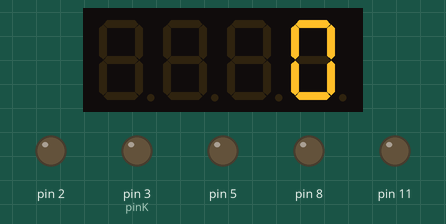
The sketch below on a simulated Arduino Uno, built with avr-gcc and run on an emulated ATmega328P. Shown: 4-digit seven-segment display, output pins drawn as LEDs (lit = HIGH).

Above: at 0.18 s.
At 5.15 s:
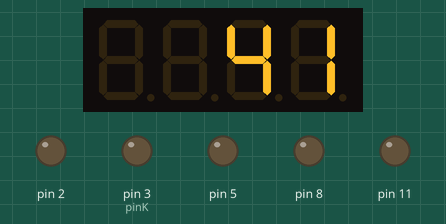
At 10.12 s:
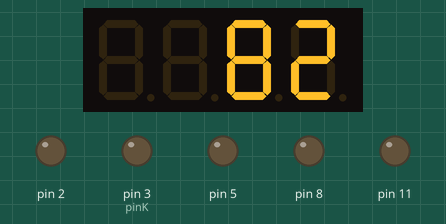
At 20.06 s:
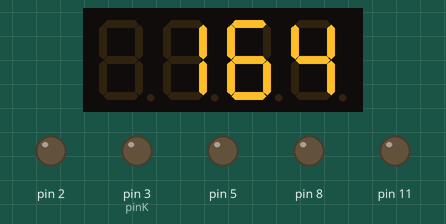
At 30.0 s:
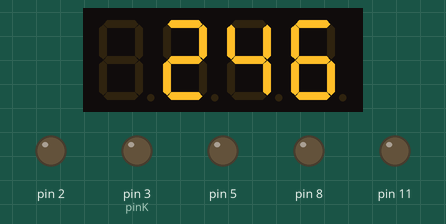
At 39.93 s:
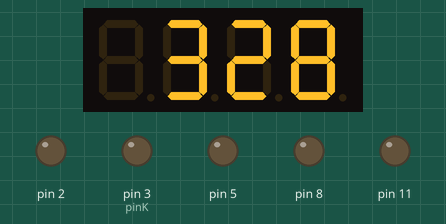

The sketch:

debug_ecran.ino
```cpp
#include <Arduino.h>
#include <stdio.h>
#include <stdlib.h>
#include <String.h>
#include <TM1637Display.h>


typedef struct Circuit Circuit;
struct Circuit
{
  char name[10] = "";
  int PinMesureVcc = 0;
  int pinMesureResistance = 0;
  long int Rshunt = 0;
  float Rmesure = 0;
  int distance = 0; // distance de la mesure avec la moyenne pour avoir la fiabilité de la mesure
  int MesureBruteVCC = 0;
  int MesureBruteResistance = 0;
  float MesureVCC = 0;
  float MesureResistance = 0;
  int pinTransistor = 0;
};

Circuit C1;
Circuit C2;
Circuit C3;
Circuit C4;

Circuit *ptrC1 = &C1;
Circuit *ptrC2 = &C2;
Circuit *ptrC3 = &C3;
Circuit *ptrC4 = &C4;

// Déclaration des fonctions
void Mesure(Circuit *);
void Constantes_setup();
void ouvrir_les_circuits(Circuit *, Circuit *, Circuit *, Circuit *);
void debug(char txt[20], int var);
void debugD(char txt[20], float var);
float MesureOptimale (Circuit *C1, Circuit *C2, Circuit *C3, Circuit *C4);
void AffichageEcran(float val);

// Déclaration des variables
int tps = 10; // temporisation en ms entre les changements d'états des circuits
bool ModeDebug = false;
int pinK = 3; // (led des kilo)
int i = 0;

// Pines pour l'ecran
#define CLK 12 //can be any digital pin
#define DIO 10 //can be any digital pin

void setup()
{

  pinMode(pinK, OUTPUT); // led Kilo
  Serial.begin(115200);
  delay(100);

  // SETUP STRUCTURES
  C1.PinMesureVcc = 0;
  C1.pinMesureResistance = 4;
  C1.Rshunt =10;
  C1.pinTransistor = 2;
  strcpy(C1.name, "C1");

  C2.PinMesureVcc = 1;
  C2.pinMesureResistance = 4;
  C2.Rshunt = 330;
  C2.pinTransistor = 5;
  strcpy(C2.name, "C2");

  C3.PinMesureVcc = 2;
  C3.pinMesureResistance = 4;
  C3.Rshunt = 5100;
  C3.pinTransistor = 8;
  strcpy(C3.name, "C3");

  C4.PinMesureVcc = 3;
  C4.pinMesureResistance = 4;
  C4.Rshunt = 1000000;
  C4.pinTransistor = 11;
  strcpy(C4.name, "C4");

  // Pines OUT
  pinMode(C1.pinTransistor, OUTPUT);
  pinMode(C2.pinTransistor, OUTPUT);
  pinMode(C3.pinTransistor, OUTPUT);
  pinMode(C4.pinTransistor, OUTPUT);
  ouvrir_les_circuits(ptrC1, ptrC2, ptrC3, ptrC4);

  // Setup Ecran
  TM1637Display display(CLK, DIO);
  display.setBrightness(7);

}

void loop()
{
    TM1637Display display(CLK, DIO);
    display.setBrightness(7);
    display.showNumberDec(i,false,4);
    i++;
    delay(100);


}

/*
Mesure la resistance avec le circuit C
@param Circuit est la structure qui definit le circuit
*/
void Mesure(Circuit *C){

  debug("Entree dans la Fonction mesure",0);

  C->MesureBruteVCC = analogRead(C->PinMesureVcc);                     //Mesures brutes
  C->MesureBruteResistance = analogRead(C->pinMesureResistance);

  C->MesureVCC = (float)C->MesureBruteVCC / 1024 *5;                      //Mesures en V
  C->MesureResistance = (float)C->MesureBruteResistance / 1024 * 5;

  C->Rmesure = (float)C->MesureResistance / (C->MesureVCC - C->MesureResistance) * C->Rshunt;
  C->distance = abs((1024 - C->MesureBruteVCC /2 ) - C->MesureBruteResistance);

  debug(C->name,0);
  debug("C->MesureBruteVCC",C->MesureBruteVCC);
  debug("C->MesureBruteResistance",C->MesureBruteResistance);
  debugD("C->MesureeVCC",C->MesureVCC);
  debugD("C->MesureResistance",C->MesureResistance);
  debugD("C->Rmesure",C->Rmesure);


  if(C->Rmesure < 0){ // possibnle pour les grandes resistances avec un Rshunt petit
    C->distance = 2000;
  }

  debug("Sortie de la Fonction mesure",0);

  return;
}


/*
Cette fonction ouvre les 3 circuits via les transistors 2n2222
@param *C1 *C2 *C3 et *C4 sont les pointeurs des 4 différents circuits
*/
void ouvrir_les_circuits(Circuit *C1, Circuit *C2, Circuit *C3, Circuit *C4){
  digitalWrite(C1->pinTransistor, LOW);
  digitalWrite(C2->pinTransistor, LOW);
  digitalWrite(C3->pinTransistor, LOW);
  digitalWrite(C4->pinTransistor, LOW);
}


/*
Debug pour les int
*/
void debug(char txt[20], int var){
  if (ModeDebug){
    Serial.print(txt);
    Serial.print(" : ");
    Serial.println(var);
  }
  return;
}


/*
Debug pour les nombres float
*/
void debugD(char txt[20], float var){
  if (ModeDebug){
    Serial.print(txt);
    Serial.print(" : ");
    Serial.println(var);
  }
  return;
}

/*
Cette fonction regarde la distance de chaque mesure avec le point central de l'ADC pour déterminer quelle est la mesure l aplus précise.
*/
float MesureOptimale (Circuit *C1, Circuit *C2, Circuit *C3, Circuit *C4){

  debug("---///--- Entree dans la fonction MesureOptimale",0);
  debug("C1->distance",C1->distance);
  debugD("C1->MesureResistance",C1->MesureResistance);
  debug("C2->distance",C2->distance);
  debugD("C2->MesureResistance",C2->MesureResistance);
  debug("C3->distance",C3->distance);
  debugD("C3->MesureResistance",C3->MesureResistance);
  debug("C4->distance",C4->distance);
  debugD("C4->MesureResistance",C4->MesureResistance);
  debug("Sortie de la fonction MesureOptimale",0);

  if (C1->distance <= C2->distance && C1->distance <= C3->distance && C1->distance <= C4->distance){
    Serial.println("Circuit 1");
    debugD("C1->Rmesure",C1->Rmesure);
    return (float)C1->Rmesure;
  }
  else if (C2->distance <= C1->distance && C2->distance <= C3->distance && C2->distance <= C4->distance){
    Serial.println("Circuit 2");
    debugD("C2->Rmesure",C2->Rmesure);
    return (float)C2->Rmesure;
  }
  else if (C3->distance <= C1->distance && C3->distance <= C2->distance && C3->distance <= C4->distance){
    Serial.println("Circuit 3");
    debugD("C3->Rmesure",C3->Rmesure);
    return (float)C3->Rmesure;
  }
  else if (C4->distance <= C1->distance && C4->distance <= C2->distance && C4->distance <= C3->distance){
    Serial.println("Circuit 3");
    debugD("C3->Rmesure",C3->Rmesure);
    return (float)C4->Rmesure;
  }
  else{
    Serial.println("Grosse erreur");
    return 1;
  }
  return 1;
}

/*
Cette fonction gere l'afffichage sur l'ecran.
@param val : valeur numérique de type float qu'on veut afficher
*/
void AffichageEcran(float val){
  TM1637Display display(CLK, DIO);
  display.setBrightness(7);
  if (val<1000){
    debug("Condition 1",0);
    digitalWrite(pinK,LOW);
    display.showNumberDec(val,false,4);

  }
  else if (val < 10000){
    debug("Condition 2",0);
    digitalWrite(pinK,HIGH);
    float valD = (float) val; // val decimale
    valD /= 10;
    display.showNumberDecEx(valD, 0b01000000, false, 4, 0);
  }
  else {
    debug("Condition 3",0);
    digitalWrite(pinK,HIGH);
    val /= 1000;
    display.showNumberDec(val,false,4);
  }


  return;
}
```
